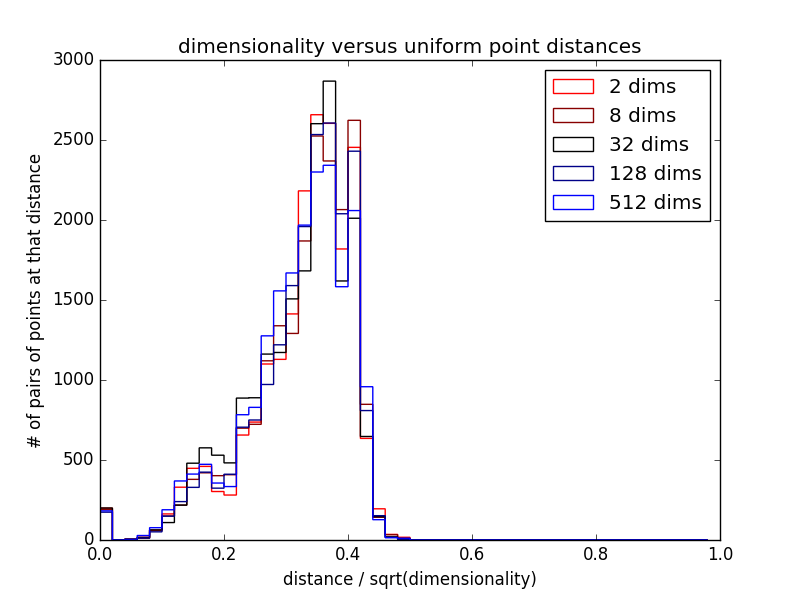

This figure's Python source:
from math import *
import random
from numpy import *
import matplotlib.pyplot as plt #Same as pylab essentially
import datasets as data

waitForEnter=False

def generateUniformExample(numDim):
    return data.DigitData.X[random.randint(0,100),:]

def generateUniformDataset(numDim, numEx):
    return [generateUniformExample(numDim) for n in range(numEx)]

def computeExampleDistance(x1, x2):
    dist = 0.0
    for d in range(len(x1)):
        dist += (x1[d] - x2[d]) * (x1[d] - x2[d])
    return sqrt(dist)

def computeDistances(data):
    N = len(data)
    D = len(data[0])
    dist = []
    for n in range(N):
        for m in range(n):
            dist.append( computeExampleDistance(data[n],data[m])  / sqrt(D))
    return dist

def main():
    N    = 200                   # number of examples
    Dims = [2, 8, 32, 128, 512]   # dimensionalities to try
    Cols = ['#FF0000', '#880000', '#000000', '#000088', '#0000FF']
    Bins = arange(0, 1, 0.02)

    plt.xlabel('distance / sqrt(dimensionality)')
    plt.ylabel('# of pairs of points at that distance')
    plt.title('dimensionality versus uniform point distances')

    for i,d in enumerate(Dims):
        distances = computeDistances(generateUniformDataset(d, N))
        print "D=%d, average distance=%g" % (d, mean(distances) * sqrt(d))
        plt.hist(distances,
                 Bins,
                 histtype='step',
                 color=Cols[i])
        if waitForEnter:
            plt.legend(['%d dims' % d for d in Dims])
            plt.show(False)
            x = raw_input('Press enter to continue...')


    plt.legend(['%d dims' % d for d in Dims])
    plt.savefig('fig.pdf')
    plt.show()

if __name__ == '__main__':
    main()
